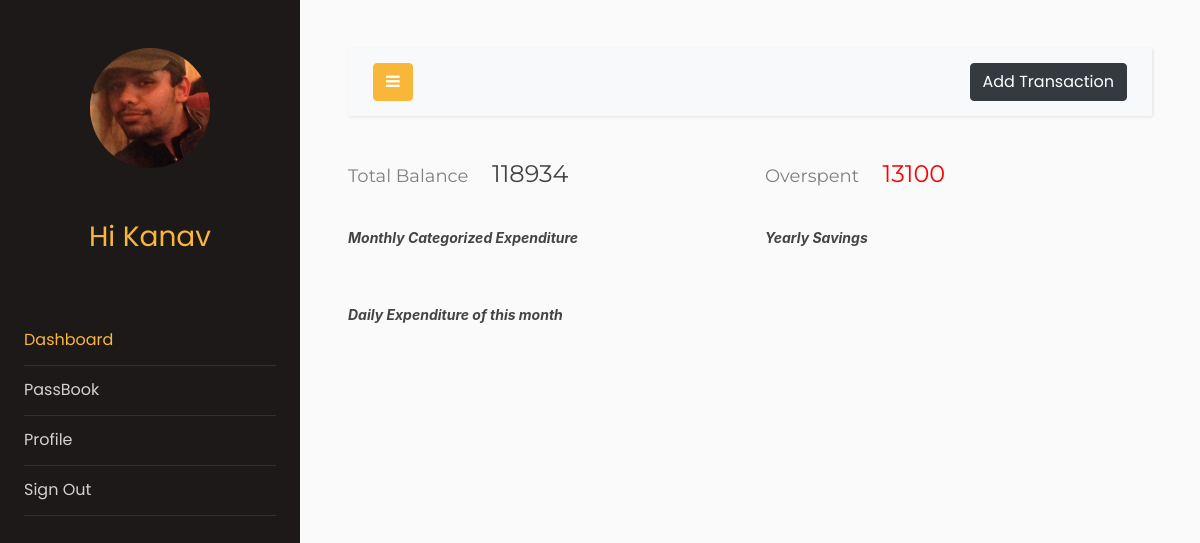
The app's page /dashboard (signed in) with its own data.
### models.py (models this page shows, shortened)
class Users(db.Model, UserMixin):
    __tablename__ = "users"
    id = db.Column(db.Integer, primary_key=True)
    email = db.Column(db.String(64), unique=True, index=True)
    name = db.Column(db.String(64))
    pasword_hash = db.Column(db.String(128))
    income = db.Column(db.Integer)
    budget = db.Column(db.Integer)
    profile_image = db.Column(db.String(128), nullable=False, default='default_profile.png')
    trans = db.relationship('Transactions', backref='User', lazy='dynamic')

### app.py (the view, shortened to what this page needs)
@app.route("/dashboard", methods=["GET", "POST"])
@login_required
def dashboard():
    transForm = transactionForm()
    bar = ghaint_chart()
    line = baseGraph()
    line2 = baseGraph2()
    line3 = savingGraph()
    line4 = savingGraph2()
    TotalBal = totalBal()
    LeftBal = leftBal()
    return render_template(
        "dashboard.html",
        transForm=transForm,
        plot=bar,
        plot2=line,
        plot3=line2,
        plot4=line3,
        plot5=line4,
        totalBal=TotalBal,
        leftBal=LeftBal,
    )

### basicGraph.py (called while the page is built)
def expenditure(mydate):
    amount = 0
    uid = current_user.id
    for obj in Transactions.query.filter_by(userId = uid).all():
        if obj.date.year == today.year and obj.date.month == today.month and obj.date.day <= mydate:
            if obj.cashFlow == 2:
                amount += obj.amount
    return amount

def basic_graph():
    x = np.arange(31)
    y = [0]*31
    uid = current_user.id
    for obj in Transactions.query.filter_by(userId = uid).all():
        if obj.date.year == today.year and obj.date.month == today.month and obj.cashFlow == 2:
            y[obj.date.day] += obj.amount
    return x,y

def basic_graph2():
    x = np.arange(31)
    y = [0]*31
    for xi in x:
        y[xi] = expenditure(xi)
    return x,y

### graphs.py (called while the page is built)
def savingGraph():
    x, y = savings()
    df = pd.DataFrame({"x": x, "y": y})  # creating a sample dataframe
    data = [
        go.Scatter(x=df["x"], y=df["y"], mode="lines", name="Monthly")
    ]  # assign x as the dataframe column 'x'
    graphJSON = json.dumps(data, cls=plotly.utils.PlotlyJSONEncoder)
    return graphJSON

def savingGraph2():
    x, y = savings2()
    df = pd.DataFrame({"x": x, "y": y})  # creating a sample dataframe
    data = [
        go.Scatter(x=df["x"], y=df["y"], mode="lines", name="Aggregate")
    ]  # assign x as the dataframe column 'x'
    graphJSON = json.dumps(data, cls=plotly.utils.PlotlyJSONEncoder)
    return graphJSON

def baseGraph():
    x, y = basic_graph()
    df = pd.DataFrame({"x": x, "y": y})  # creating a sample dataframe
    data = [
        go.Scatter(x=df["x"], y=df["y"], mode="lines", name="Daily")
    ]  # assign x as the dataframe column 'x'
    graphJSON = json.dumps(data, cls=plotly.utils.PlotlyJSONEncoder)
    return graphJSON

def baseGraph2():
    x, y = basic_graph2()
    df = pd.DataFrame({"x": x, "y": y})  # creating a sample dataframe
    data = [
        go.Scatter(x=df["x"], y=df["y"], mode="lines", name="Aggregate")
    ]  # assign x as the dataframe column 'x'
    graphJSON = json.dumps(data, cls=plotly.utils.PlotlyJSONEncoder)
    return graphJSON

def ghaint_chart():
    x, y = xyfunc()
    df = pd.DataFrame({"x": x, "y": y})  # creating a sample dataframe
    data = [
        go.Pie(
            labels=df["x"],
            values=df["y"],
            hole=0.4,
            title="This Months expenses",
        )
    ]  # assign x as the dataframe column 'x'
    graphJSON = json.dumps(data, cls=plotly.utils.PlotlyJSONEncoder)
    return graphJSON

### templates/dashboard.html (shortened to what this page needs)
<!doctype html>
<html lang="en">
  <head>
		<link rel="stylesheet" href="https://stackpath.bootstrapcdn.com/font-awesome/4.7.0/css/font-awesome.min.css">
    <link rel="stylesheet" href="{{ url_for('static', filename='css1/style.css') }}">
  </head>
  <body style="overflow-x: hidden;">
		<div class="wrapper d-flex align-items-stretch">
			<nav id="sidebar">
				<div class="p-4 pt-5">
		  		<a href="#" class="img logo rounded-circle mb-5" style="background-image: url({{url_for('static',filename='profile_pics/'+current_user.profile_image)}})"></a>
          <h3 style="color: #f8b739; font-family: Poppins, Arial, sans-serif; text-align: center;">Hi {{current_user.name}}</h3>
          <br>
          <br>
          <ul class="list-unstyled components mb-5">
	          <li class="active">
	            <a href="{{url_for('dashboard')}}" >Dashboard</a>
	          </li>
            <li>
              <a href="{{url_for('passbook')}}">PassBook</a>
            </li>
            <li>
              <a href="{{url_for('profile')}}">Profile</a>
	          </li>
	          <li>
              <a href="{{url_for('logout')}}">Sign Out</a>
            </li>
	        </ul>
	      </div>
    	</nav>
      <div id="content" class="p-4 p-md-5">
        <nav class="navbar navbar-expand-lg navbar-light bg-light">
          <div class="container-fluid">
            <button type="button" id="sidebarCollapse" class="btn btn-primary">
              <i class="fa fa-bars"></i>
            </button>
            <button class="btn btn-dark ml-auto d-inline-block" data-toggle="modal" data-target="#transaction">Add Transaction</button>
          </div>
        </nav>
        <div class="row">
          <div class="col-md-6">
            <h4 style="font-family: Montserrat; color: #444;"><span style="color: grey; font-size: large;">Total Balance &nbsp &nbsp </span>{{totalBal}}</h4>
          </div>
          <div class="col-md-6">
            {%if leftBal>=0%}
            <h4 style="font-family: Montserrat; color: #444;"><span style="color: grey; font-size: large;">Remaining Budget &nbsp &nbsp </span><span style="color: green;">{{leftBal}}</span></h4>
            {%else%}
            <h4 style="font-family: Montserrat; color: #444;"><span style="color: grey; font-size: large;">Overspent &nbsp &nbsp </span><span style="color: red;">{{(-leftBal)}}</span></h4>
            {%endif%}
          </div>
        </div>
        <br>
          <div class="row">
            <div class="col-md-6">
              <em style="font-family:-apple-system, BlinkMacSystemFont, 'Segoe UI', Roboto, Oxygen, Ubuntu, Cantarell, 'Open Sans', 'Helvetica Neue', sans-serif; color: #444; font-weight: bold;">
                Monthly Categorized Expenditure</em>
            </div>
            <div class="col-md-6">
              <em
                style="font-family:-apple-system, BlinkMacSystemFont, 'Segoe UI', Roboto, Oxygen, Ubuntu, Cantarell, 'Open Sans', 'Helvetica Neue', sans-serif; color: #444; font-weight: bold;">
                Yearly Savings</em>
            </div>
            </div>
            <div class="row">
              <div class="col-md-12">
                <em
                    style="font-family:-apple-system, BlinkMacSystemFont, 'Segoe UI', Roboto, Oxygen, Ubuntu, Cantarell, 'Open Sans', 'Helvetica Neue', sans-serif; color: #444; font-weight: bold;">
                Daily Expenditure of this month</em>
              </div>
            </div>
        </div>
		</div>
  </body>
</html>

### records on screen
Users: profile_image (picture), name "Kanav"

### other values on screen
{{ totalBal }} "118934"
{{ (-leftBal) }} "13100"
